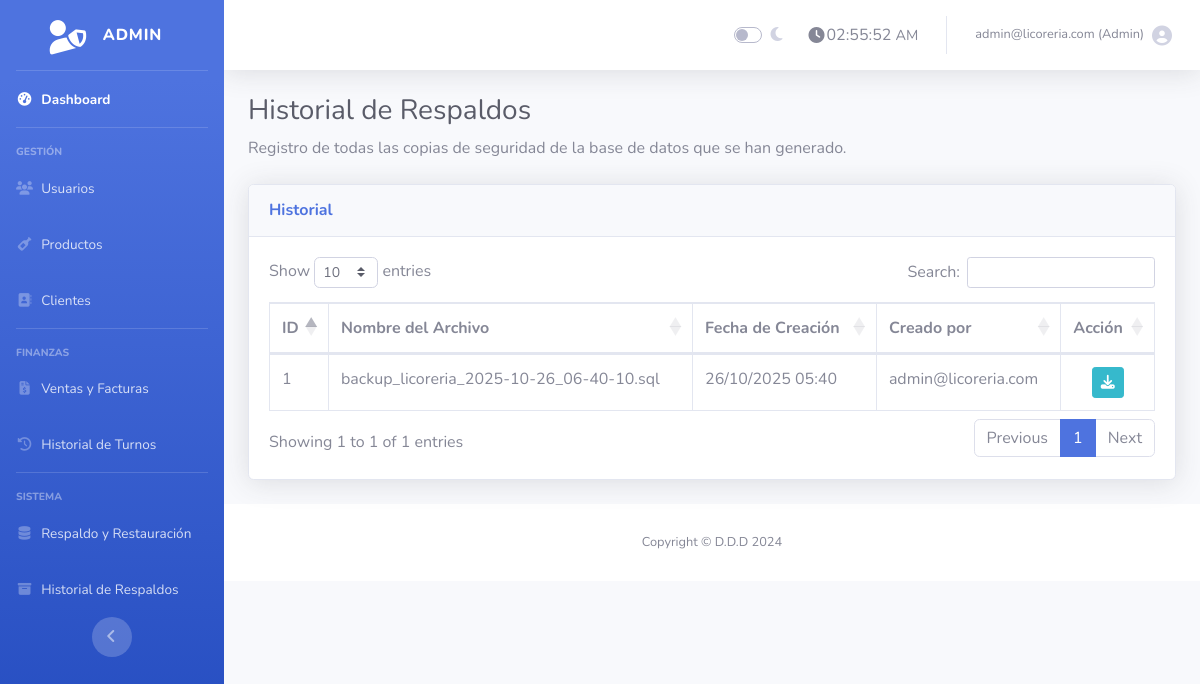
The app's page /historial_respaldos.php (signed in), older data.
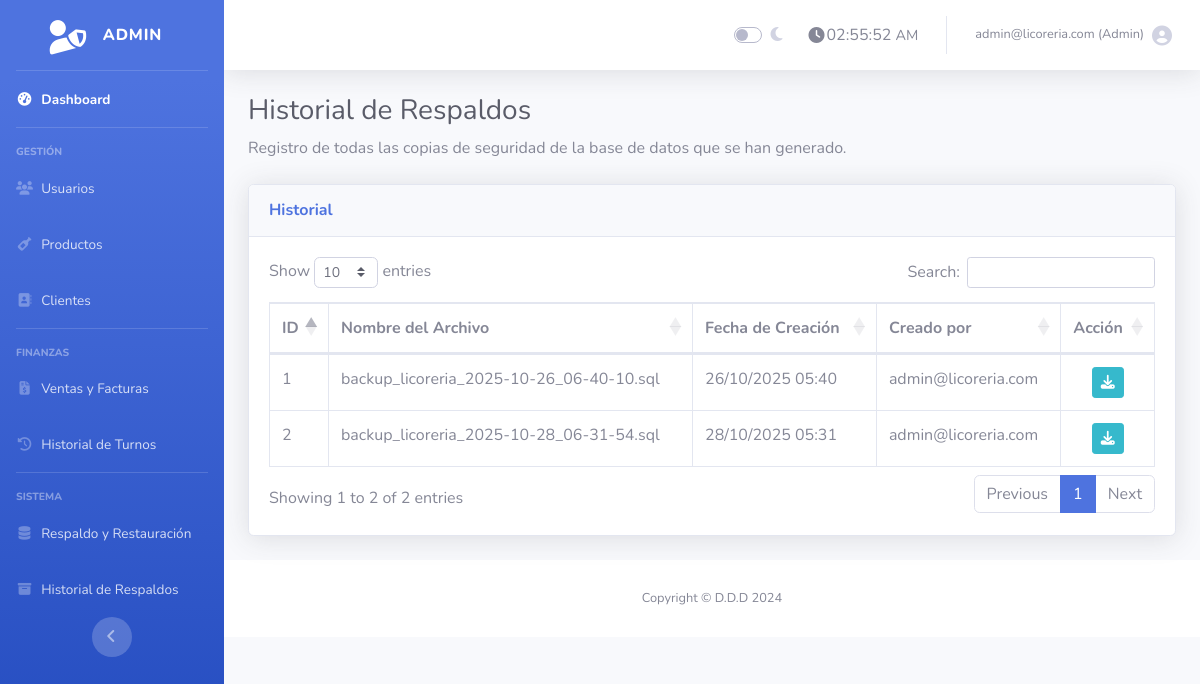
The same page, newer data.
### tables this page shows
CREATE TABLE `respaldos` (
  `id` int(11) NOT NULL AUTO_INCREMENT,
  `usuario_id` int(11) NOT NULL,
  `nombre_archivo` varchar(255) NOT NULL,
  `ruta_archivo` varchar(255) NOT NULL,
  `fecha_creacion` timestamp NOT NULL DEFAULT current_timestamp(),
  PRIMARY KEY (`id`),
  KEY `usuario_id` (`usuario_id`),
  CONSTRAINT `respaldos_ibfk_1` FOREIGN KEY (`usuario_id`) REFERENCES `usuarios` (`id`)
);

CREATE TABLE `usuarios` (
  `id` int(11) NOT NULL AUTO_INCREMENT,
  `nombre` varchar(100) NOT NULL,
  `email` varchar(100) NOT NULL,
  `password` varchar(255) NOT NULL,
  `rol` enum('admin','empleado') DEFAULT 'empleado',
  `creado_en` timestamp NOT NULL DEFAULT current_timestamp(),
  PRIMARY KEY (`id`),
  UNIQUE KEY `email` (`email`)
);

### historial_respaldos.php (the view, shortened to what this page needs)
<?php
require 'conexion.php';
$query_respaldos = $conexion->query("
    SELECT
        r.id,
        r.nombre_archivo,
        r.fecha_creacion,
        u.email as usuario_email
    FROM respaldos r
    LEFT JOIN usuarios u ON r.usuario_id = u.id
    ORDER BY r.fecha_creacion DESC
");
include 'admin_header.php';
?>
<h1 class="h3 mb-2 text-gray-800">Historial de Respaldos</h1>
<p class="mb-4">Registro de todas las copias de seguridad de la base de datos que se han generado.</p>
<div class="card shadow mb-4">
    <div class="card-header py-3">
        <h6 class="m-0 font-weight-bold text-primary">Historial</h6>
    </div>
    <div class="card-body">
        <div class="table-responsive">
            <table class="table table-bordered" id="dataTable" width="100%" cellspacing="0">
                <thead>
                    <tr>
                        <th>ID</th>
                        <th>Nombre del Archivo</th>
                        <th>Fecha de Creación</th>
                        <th>Creado por</th>
                        <th>Acción</th>
                    </tr>
                </thead>
                <tbody>
                    <?php while ($respaldo = $query_respaldos->fetch_assoc()): ?>
                    <tr>
                        <td><?php echo $respaldo['id']; ?></td>
                        <td><?php echo htmlspecialchars($respaldo['nombre_archivo']); ?></td>
                        <td class="text-nowrap"><?php echo date('d/m/Y H:i', strtotime($respaldo['fecha_creacion'])); ?></td>
                        <td><?php echo htmlspecialchars($respaldo['usuario_email'] ?? 'N/A'); ?></td>
                        <td class="text-center">
                            <a href="historial_respaldos.php?descargar=<?php echo $respaldo['id']; ?>" class="btn btn-sm btn-info" title="Descargar de nuevo">
                                <i class="fas fa-download"></i>
                            </a>
                        </td>
                    </tr>
                    <?php endwhile; ?>
                </tbody>
            </table>
        </div>
    </div>
</div>
<?php include 'admin_footer.php'; ?>

### admin_header.php (shortened to what this page needs)
<!DOCTYPE html>
<html lang="es">
<head>
    <link href="vendor/fontawesome-free/css/all.min.css" rel="stylesheet" type="text/css">
    <link href="css/sb-admin-2.min.css" rel="stylesheet">
    <link href="vendor/datatables/dataTables.bootstrap4.min.css" rel="stylesheet">
</head>
<body id="page-top">
    <div id="wrapper">
        <ul class="navbar-nav bg-gradient-primary sidebar sidebar-dark accordion" id="accordionSidebar">
            <a class="sidebar-brand d-flex align-items-center justify-content-center" href="admin.php">
                <div class="sidebar-brand-icon rotate-n-15">
                    <i class="fas fa-user-shield"></i>
                </div>
                <div class="sidebar-brand-text mx-3">Admin</div>
            </a>
            <hr class="sidebar-divider my-0">
            <li class="nav-item active">
                <a class="nav-link" href="admin.php">
                    <i class="fas fa-fw fa-tachometer-alt"></i>
                    <span>Dashboard</span></a>
            </li>
            <hr class="sidebar-divider">
            <div class="sidebar-heading">Gestión</div>
            <li class="nav-item">
                <a class="nav-link" href="gestion_usuarios.php">
                    <i class="fas fa-fw fa-users"></i>
                    <span>Usuarios</span></a>
            </li>
            <li class="nav-item">
                <a class="nav-link" href="gestion_productos.php">
                    <i class="fas fa-fw fa-wine-bottle"></i>
                    <span>Productos</span></a>
            </li>
            <li class="nav-item">
                <a class="nav-link" href="gestion_clientes.php">
                    <i class="fas fa-fw fa-address-book"></i>
                    <span>Clientes</span></a>
            </li>
            <hr class="sidebar-divider">
            <div class="sidebar-heading">Finanzas</div>
            <li class="nav-item">
                <a class="nav-link" href="lista_facturas.php">
                    <i class="fas fa-fw fa-file-invoice-dollar"></i>
                    <span>Ventas y Facturas</span></a>
            </li>
            <li class="nav-item">
                <a class="nav-link" href="historial_turnos.php">
                    <i class="fas fa-fw fa-history"></i>
                    <span>Historial de Turnos</span></a>
            </li>
            <hr class="sidebar-divider">
            <div class="sidebar-heading">Sistema</div>
            <li class="nav-item">
                <a class="nav-link" href="restauracion.php">
                    <i class="fas fa-fw fa-database"></i>
                    <span>Respaldo y Restauración</span></a>
            </li>
            <li class="nav-item">
                <a class="nav-link" href="historial_respaldos.php">
                    <i class="fas fa-fw fa-archive"></i>
                    <span>Historial de Respaldos</span></a>
            </li>
            <div class="text-center d-none d-md-inline">
                <button class="rounded-circle border-0" id="sidebarToggle"></button>
            </div>
        </ul>
        <div id="content-wrapper" class="d-flex flex-column">
            <div id="content">
                <nav class="navbar navbar-expand navbar-light bg-white topbar mb-4 static-top shadow">
                    <ul class="navbar-nav ml-auto">
                        <li class="nav-item">
                            <div class="nav-link">
                                <div class="custom-control custom-switch">
                                    <label class="custom-control-label" for="dark-mode-toggle"><i class="fas fa-moon"></i></label>
                                </div>
                            </div>
                        </li>
                        <li class="nav-item">
                            <a class="nav-link text-gray-600" href="#" role="button">
                                <i class="fas fa-clock fa-fw"></i>
                                <span id="live-clock"></span>
                            </a>
                        </li>
                        <li class="nav-item dropdown no-arrow">
                            <a class="nav-link dropdown-toggle" href="#" id="userDropdown" role="button" data-toggle="dropdown" aria-haspopup="true" aria-expanded="false">
                                <span class="mr-2 d-none d-lg-inline text-gray-600 small"><?php echo $_SESSION['usuario']; ?> (Admin)</span>
                                <i class="fas fa-user-circle fa-lg"></i>
                            </a>
                        </li>
                    </ul>
                </nav>
                <div class="container-fluid">

### admin_footer.php (shortened to what this page needs)
            </div>
            <footer class="sticky-footer bg-white">
                <div class="container my-auto">
                    <div class="copyright text-center my-auto">
                        <span>Copyright &copy; D.D.D 2024</span>
                    </div>
                </div>
            </footer>
        </div>
    </div>
</body>
</html>

Row changes from the older to the newer data that the page shows:
added respaldos: id "2", nombre_archivo "backup_licoreria_2025-10-28_06-31-54.sql", fecha_creacion "28/10/2025 05:31", usuario.email "admin@licoreria.com"
Text that changed along with them:
text written by a page script: "Show entries Search: Showing 1 to 1 of 1 entries Previous 1 Next" → "Show entries Search: Showing 1 to 2 of 2 entries Previous 1 Next"
